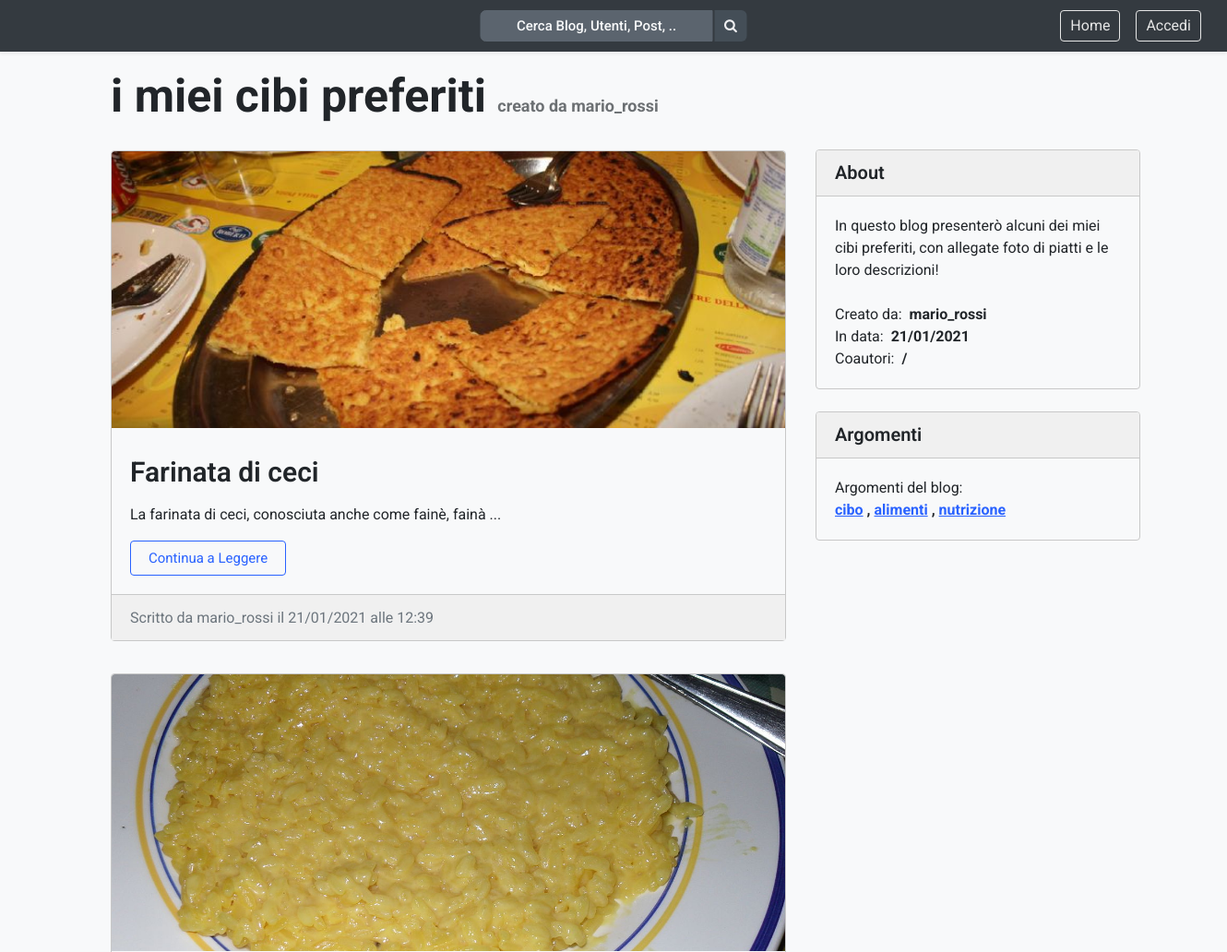
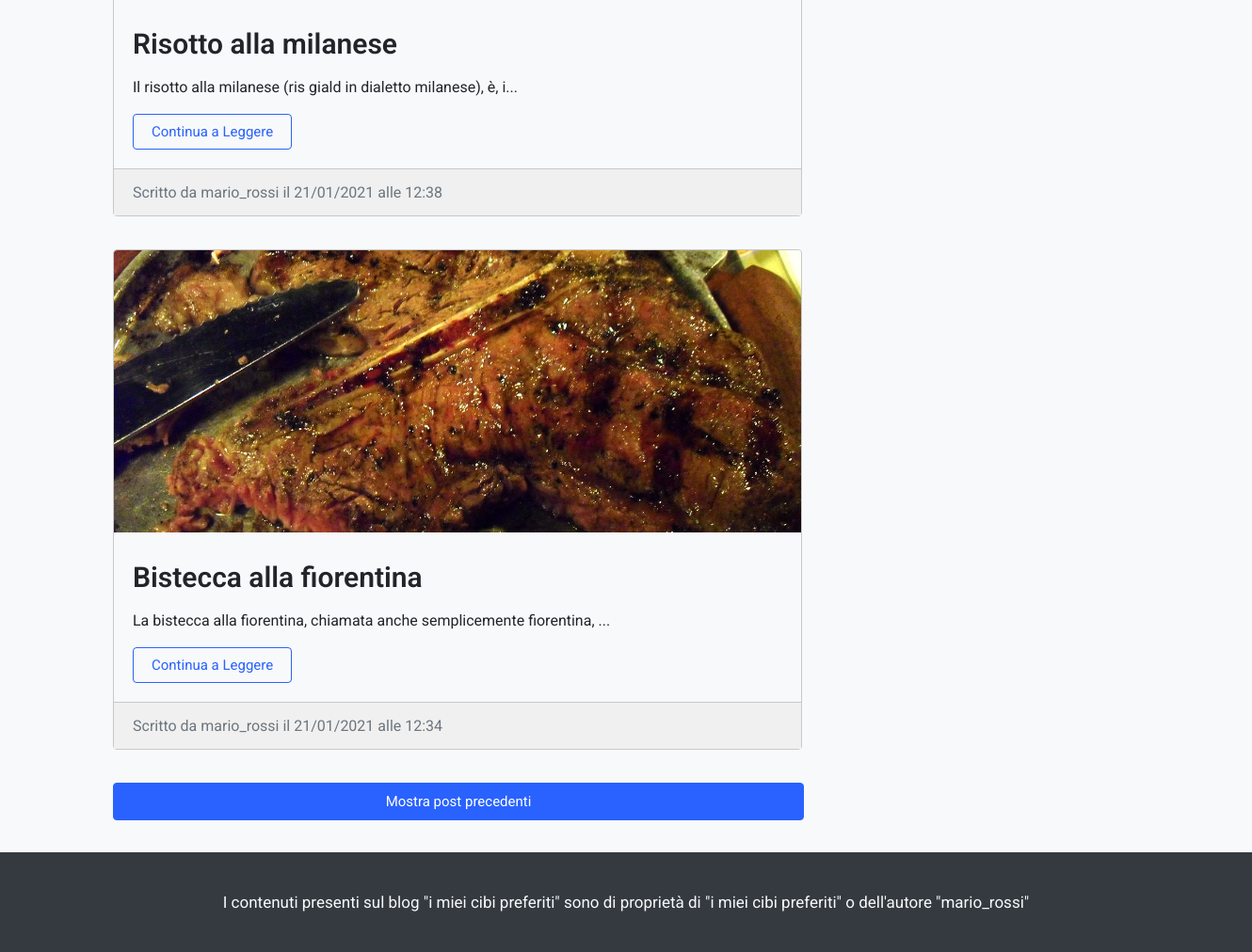
Page /proj/blog.php?idBlog=358 on the committed database (2 pictures, top to bottom).
### tables this page shows
CREATE TABLE `blog` (
  `id` int(10) UNSIGNED NOT NULL,
  `nomeBlog` varchar(128) NOT NULL,
  `autore` varchar(128) NOT NULL,
  `descrizione` varchar(128) NOT NULL,
  `dataCreazione` timestamp NOT NULL DEFAULT current_timestamp()
);

CREATE TABLE `post` (
  `id` int(10) UNSIGNED NOT NULL,
  `idBlog` int(10) UNSIGNED NOT NULL,
  `titolo` varchar(128) NOT NULL,
  `contenuto` varchar(20000) NOT NULL,
  `autore` varchar(128) NOT NULL,
  `dataCreazione` timestamp NOT NULL DEFAULT current_timestamp()
);

### proj/blog.php (the view, shortened to what this page needs)
<?php
require_once "connect.php";
function getresult($sql){
	global $link;
	$r = mysqli_query($link, $sql);
	if ($r){
		return mysqli_fetch_assoc($r);
	}
	return false;
}
if(isset($_GET["idBlog"])){
	$id = htmlentities($_GET["idBlog"]);
	$query = "SELECT * FROM blog WHERE id = '".addslashes($id)."'";
	$result = mysqli_query($link,$query);
	while($riga = mysqli_fetch_assoc($result)){
		$args = [];
		$sqlArg = "SELECT argomenti.id, argomenti.idParent, argomenti.argomento, argomentiblog.idBlog FROM argomenti, argomentiblog WHERE argomentiblog.idArgomenti = argomenti.id AND argomentiblog.idBlog = '".addslashes($id)."' AND argomenti.idParent = 0 ";
		$resultSqlArg = mysqli_query($link,$sqlArg);
		if($resultSqlArg){
			while($rigaSqlArg = mysqli_fetch_assoc($resultSqlArg)){
				$args[] = $rigaSqlArg["argomento"];
			}
		}
		$riga['argomenti'] = implode (', ', $args);
		$datiBlog = $riga;
	}
	$coautori = [];
	$postCount = getresult("SELECT count(id) FROM post WHERE idBlog = '".addslashes($id)."'")["count(id)"];
	$posts = [];
	$queryPost = "SELECT * FROM post WHERE idBlog = '".addslashes($id)."' ORDER BY dataCreazione DESC LIMIT 3";
	$resultPost = mysqli_query($link, $queryPost);
	while($rigaPost = mysqli_fetch_assoc($resultPost)){
		$posts[] = $rigaPost;
	}
} else {
	header("location:javascript://history.go(-1)");
}
?>
<!DOCTYPE html>
<html>
	<head>
		<link rel="stylesheet" type="text/css" href="home.css">
		<link rel="stylesheet" href="https://cdnjs.cloudflare.com/ajax/libs/font-awesome/4.7.0/css/font-awesome.min.css">
	</head>
	<header>
		<nav>
			<ul>
				<?php
					if (isset($_SESSION["idUtente"])){
				?>
				<li><a class="links" href="logout.php">Logout</a></li>
				<li><a class="links" href="mieiBlog.php">I miei Blog</a></li>
				<li><a class="links" href="modificaAccount.php">Il mio Account</a></li>
				<?php
					} else {
				?> <li><a class="links" href="accesso.php">Accedi</a></li>
				<?php
					}
				?>
				<li><a class="links" href="home.php">Home</a></li>
				<li><form name="searchForm" method="get" action="searchResults.php"><div class="ricerca"><input type="text" id="inputSearchBar" name="search" class="input corti search" placeholder="Cerca Blog, Utenti, Post, .." autocomplete="off" pattern=".{2,}" title="Minimo due caratteri." onfocus="this.placeholder = ''" onblur="this.placeholder = 'Cerca Blog, Utenti, Post, ..'" required><button type="submit" class="button searchButton" id="buttonSearchBar"><i class="fa fa-search"></i></button></div></form></li>
			</ul>
		</nav>
	</header>
	<body class="bodyBlog <?php if(isset($blogStyle)){if($blogStyle == 'Tema Scuro'){echo 'nero';}if($blogStyle == 'Tema Verde'){echo 'verde';}}if(isset($blogFont)){if($blogFont == "Open Sans"){echo " openSans";}if($blogFont == "Lato"){echo " lato";}if($blogFont == "Noto Sans JP"){echo " noto";}else {echo " roboto";}}?>">
		<div class="all" id="all">
			<div class="leftColumn" id="divvone">
				<h1 class="blogTitle"> <?= $datiBlog["nomeBlog"]; ?> <small class="blogSubtitle">creato da <?= htmlentities($datiBlog["autore"]); ?></small></h1>
					<?php
					if(!empty($posts)){
						for($i=0;$i<sizeof($posts);$i++){
							$idPost = $posts[$i]["id"];
							echo '<div class="card ';
							if(isset($blogStyle)){
								if($blogStyle == 'Tema Scuro'){
									echo 'neroCards';
								}
								if($blogStyle == 'Tema Verde'){
									echo 'verdeCards';
								}
							}
							echo '">';
							$postPics = "SELECT directory FROM immagini WHERE idPost = '".addslashes($idPost)."'";
							$picsRes = mysqli_query($link, $postPics);
							$pics = [];
							while($picsRow = mysqli_fetch_assoc($picsRes)){
								$pics[] = htmlentities($picsRow["directory"]);
							}
							if(!empty($pics)){
								echo '<div class="postImage ';
								if(isset($blogStyle)){
									if($blogStyle == 'Tema Scuro'){
										echo 'neroCardsTitle';
									}
									if($blogStyle == 'Tema Verde'){
										echo 'verdeCardsTitle';
									}
								}
								echo '">';
								echo '<img src = "'.$pics[0].'" alt="Immagine di preview post" class="dirImage">';
								echo '</div>';
							}
							echo '<div class="cardBody">';
							echo '<h2 class="postTitle">'.htmlentities($posts[$i]["titolo"]).'</h2>';
							echo '<p class="postText">';
							$postPreview = htmlentities($posts[$i]["contenuto"]);
							if(strlen($postPreview)>70){
								$corta = substr($postPreview, 0, 70);
								echo $corta.'...</p>';
							} else {
								echo $postPreview.'</p>';
							}
							echo '<button class="button white post ';
							if(isset($blogStyle)){
								if($blogStyle == 'Tema Scuro'){
									echo 'neroButtons';
								}
							}
							echo '"onclick="window.location.href=\'';
							echo 'post.php?idBlog='.htmlentities($id).'&idPost='.htmlentities($idPost).'\'">Continua a Leggere</button>';
							echo '</div>';
							echo '<div class="cardFooter ';
							if(isset($blogStyle)){
								if($blogStyle == 'Tema Scuro'){
									echo 'neroCardsFooter';
								}
								if($blogStyle == 'Tema Verde'){
									echo 'verdeCardsFooter';
								}
							}
							$date = htmlentities($posts[$i]["dataCreazione"]);
							$timestamp = strtotime($date);
							$data = date('d/m/Y', $timestamp);
							$ora = date('H:i', $timestamp);
							echo '"> Scritto da '.htmlentities($posts[$i]["autore"]).' il '.$data.' alle '.$ora.'</div>';
							echo '</div>' ;
						}
						if($postCount>3){
							echo '<div id="removeRow">';
							echo '<button class="button blue long ';
							echo '"name="buttonMore" id="buttonMore" data-post="'.addslashes($idPost).'">Mostra post precedenti</button></div>';
						}
					}
			?>
			</div>
			<div class="rightColumn">
				<?php
				if (isset($row)){
				?>
				<button class="button blue newPost" type="button" id="buttonCreatePost" onclick="riempiFormCreaPost(<?=htmlentities($id)?>)">+ Crea Nuovo Post</button>
				<?php
				} else {
				?>
				<div style="height:82px"></div>
				<?php
				}
				?>
				<div class="littleCard <?php if(isset($blogStyle)){if($blogStyle == 'Tema Scuro'){echo 'neroCards';}if($blogStyle == 'Tema Verde'){echo 'verdeCards';}}?>">
					<div class="littleCardTitle <?php if(isset($blogStyle)){if($blogStyle == 'Tema Scuro'){echo 'neroCardsTitle';}if($blogStyle == 'Tema Verde'){echo 'verdeCardsTitle';}}?>">About</div>
					<div class="littleCardBody"><?= htmlentities($datiBlog["descrizione"]);?><br><br>
						Creato da: <b>&nbsp;<?= htmlentities($datiBlog["autore"]);?></b><br>
						In data: <b>&nbsp;<?php $date = htmlentities($datiBlog["dataCreazione"]);
								$timestamp = strtotime($date);
								echo date('d/m/Y', $timestamp); ?></b><br>
						Coautori: <b>&nbsp;<?php
						if(empty($coautori)){
							echo "/";
						}
						?> </b>
					</div>
				</div>
				<div class="littleCard <?php if(isset($blogStyle)){if($blogStyle == 'Tema Scuro'){echo 'neroCards';}if($blogStyle == 'Tema Verde'){echo 'verdeCards';}}?>">
					<div class="littleCardTitle <?php if(isset($blogStyle)){if($blogStyle == 'Tema Scuro'){echo 'neroCardsTitle';}if($blogStyle == 'Tema Verde'){echo 'verdeCardsTitle ';}}?>">Argomenti</div>
					<div class="littleCardBody">Argomenti del blog: <br>
						<b>
						<?php
						$args = explode (", ", htmlentities($datiBlog["argomenti"]));
						foreach ($args as &$arg) {
							$arg = "<a href='searchResults.php?search=".$arg."'>$arg</a>";
						}
						echo implode(" , ", $args);
						?>
						</b>
					</div>
				</div>
			</div>
		</div>
	</body>
	<footer id="footer">
		<p>I contenuti presenti sul blog "<?= htmlentities($datiBlog["nomeBlog"]); ?>" sono di proprietà di "<?= htmlentities($datiBlog["nomeBlog"]);?>" o dell'autore "<?= htmlentities($datiBlog["autore"]); ?>" </p>
	</footer>
</html>

### proj/home.css (style rules this page uses)
body { text-align: center; background-color: #F8F9FA; margin: 0; color: #212529; }
.bodyBlog { margin: 0 0 140px; }
html { font-family: 'Roboto', sans-serif; position: relative; min-height: 100%; }
footer { text-align: center; font-size: 17px; line-height: 24px; background-color: #343A40; padding: 24px 0 24px 0; width: 100%; color: #F8F9FA; position: absolute; left: 0; bottom: 0; }
ul { list-style-type: none; overflow: hidden; margin-top: 0; margin-bottom: 0; padding: 10px; }
.links { float: right; padding: 5px 10px 5px 10px; margin-right: 17px; font-family: 'Roboto', sans-serif; }
li a { color: #e6e6e6; text-decoration: none; border: 1px solid #e6e6e6; border-radius: 4px; margin-right: 12px; }
nav { padding: 0; font-size: 16px; line-height: 22px; background-color: #343A40; border: 1px solid transparent; box-shadow: rgba(0, 0, 0, 0.075) 0px 2px 4px 0px; display: block; position: relative; }
.button { background-color: #ededed; border:none; color:#707070; font-size:15px; padding: 10px 20px; margin:5px; border-radius:4px; outline: none; font-family: 'Roboto', sans-serif; }
.input { outline:none; }
.white { background-color: #F8F9FA; color: #2962FF; border: 1px solid #2962FF; padding: 9px 19px; }
.blue { background-color: #2962FF; color: white; border: 1px solid #2962FF; padding: 9px 19px; padding-left: 25px; padding-right: 25px; margin-top: 0px; }
.input { font-family: 'Roboto', sans-serif; padding: 10px 10px 10px 10px; line-height: 24px; margin: 0px 0px 0px 0px; word-spacing: 0px; background-color: #FFFFFF; color: #495057; border: 1px solid #ced4da; height: 20px; width: 200px; border-radius: .25rem; cursor: text; }
.input.corti { width: 200px; height: 20px; }
.blogTitle { font-size: 50px; font-weight: bolder; line-height: 48px; text-align: left; word-spacing: 0px; margin: 24px 0 24px 0; }
.blogSubtitle { color: #6c7073; font-size: 18px; margin-left: 0px; }
.leftColumn { text-align: left; width: 750px; padding: 0 15px 0 15px; min-height: auto; max-width: 66.6667%; min-width: auto; margin: 0 auto; }
.rightColumn { width: 370px; padding: 0 15px 0 15px; min-height: auto; max-width: 33.3333%; min-width: auto; margin: 0 auto; }
.card { width: 730px; border: 1px solid #c8c8c8; border-radius: 4px; margin-bottom: 35px; }
.postImage { width: 100%; margin: 0 auto; height: 300px; border-top-left-radius: 4px; border-top-right-radius: 4px; background-color: #e3e3e3; }
.dirImage { width:730px; height:300px; object-fit:cover; object-position: 50% 50%; border-top-left-radius: 4px; border-top-right-radius: 4px; }
.cardBody { font-size: 16px; line-height: 24px; padding: 5px 20px 5px 20px; min-height: 1px; min-width: auto; word-wrap: break-word; }
.postTitle { font-size: 30px; font-weight: 600; line-height: 36px; margin-bottom: 12px; word-wrap: break-word; }
.button.white.post { margin: 0; }
.littleCard { font-size: 16px; line-height: 24px; width: 350px; border: 1px solid #c8c8c8; border-radius: 4px; overflow: hidden; margin: 24px 0 24px 0; word-wrap: break-word; }
.cardFooter { font-size: 16px; height: 49px; line-height: 49px; padding-left: 20px; vertical-align: middle; color: #6C757D; margin-top: 15px; border-top: 1px solid #c8c8c8; background-color: #f0f0f0; }
.littleCardTitle { font-size: 20px; font-weight: 600; line-height: 49px; height: 49px; width: 100%; padding-left: 20px; background-color: #f0f0f0; border-bottom: 1px solid #c8c8c8; text-align: left; }
.littleCardBody { padding: 20px; display: block; text-align: left; }
.ricerca { float: none; position: absolute; top: 50%; left: 50%; transform: translate(-50%, -50%); }
.input.corti.search { height: 12px; border-top-left-radius: 6px; border-top-right-radius: 0px; border-bottom-left-radius: 6px; border-bottom-right-radius: 0px; font-size: 15px; line-height: 0px; font-weight: 500; border-color: #5b646e; background-color: #5b646e; color: #EFEFF1; outline: none; text-align: center; width: 230px; }
.input.corti.search::placeholder { color: #F8F9FA; }
.searchButton { width: 35px; height: 34px; padding: 1px; margin: 0 0 0 2px; border-color: #444e57; background-color: #444e57; border-top-left-radius: 0px; border-top-right-radius: 6px; border-bottom-left-radius: 0px; border-bottom-right-radius: 6px; text-align: center; color: #EFEFF1; }
.all { padding: 0 100px 0 100px; display: flex; margin: 0 auto; width: 1120px; }
a { color: #2962FF; }
.button.blue.long { width: 734px; height: 40px; margin: 0 auto; }
#removeRow { text-align: center; }

### rows in the picture
blog: nomeBlog "i miei cibi preferiti", autore "mario_rossi", descrizione "In questo blog presenterò alcuni dei miei cibi preferiti, con allegate foto di piatti e le loro descrizioni!", dataCreazione "21/01/2021"
post: shows a picture, titolo "Farinata di ceci", contenuto "La farinata di ceci, conosciuta anche come fainè, fainà", autore "mario_rossi", dataCreazione "21/01/2021", dataCreazione "12:39"
post: shows a picture, titolo "Risotto alla milanese", contenuto "Il risotto alla milanese (ris giald in dialetto milanese), è, i", autore "mario_rossi", dataCreazione "21/01/2021", dataCreazione "12:38"
post: shows a picture, titolo "Bistecca alla fiorentina", contenuto "La bistecca alla fiorentina, chiamata anche semplicemente fiorentina,", autore "mario_rossi", dataCreazione "21/01/2021", dataCreazione "12:34"

### other values in the picture
$arg "cibo alimenti nutrizione"
implode(" , ", $args) ", ,"
